Frame 1 (no input): blank canvas, image omitted
Frame 60 (the mouse pressed at the canvas centre just before this capture): blank canvas, image omitted
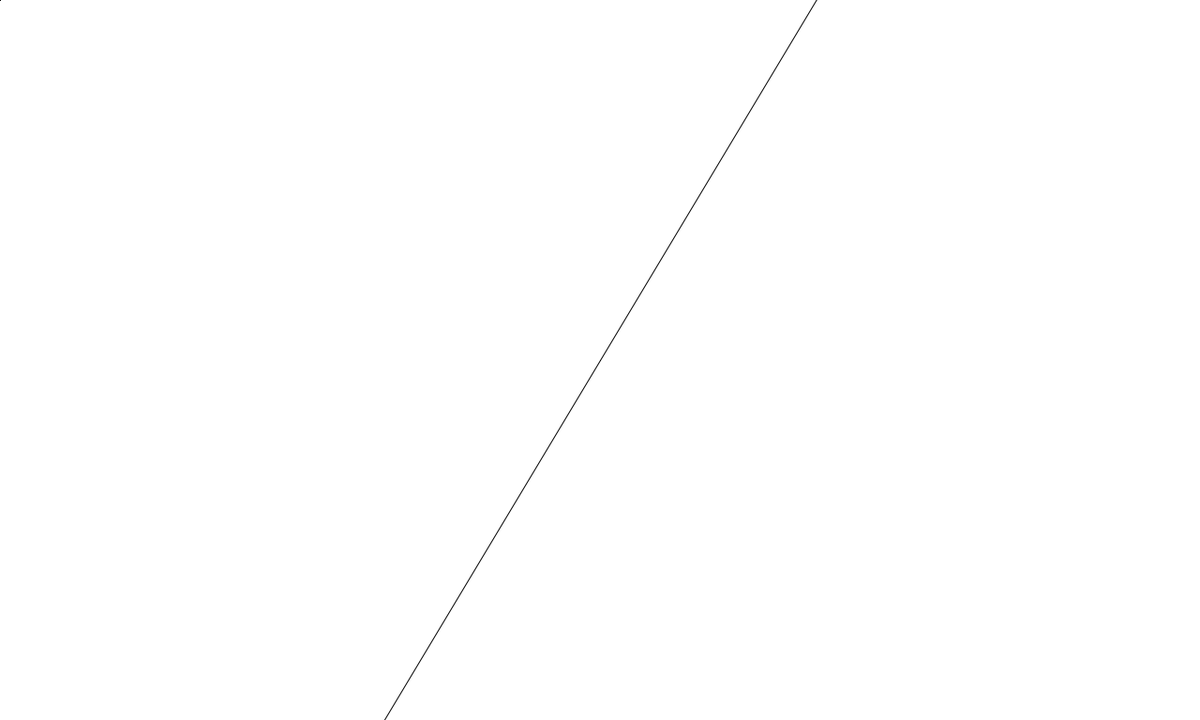
Frame 120 (the mouse held since frame 60 and released just before this capture)

The Processing sketch whose frames 1 and 60 were blank and that drew this single picture after the mouse press (run headless with seeded random() and noise(); from frame 60 on, the mouse is pressed at the canvas centre):

// Processing sketch: Querlinien
// ── Querlinien.pde
int radius;

void setup() {
  colorMode(HSB, 100);
  size(1280, 768);
  background(0, 0, 100);
  radius = 100;
  frameRate(20);
}

void draw() {
  int pX = pmouseX;
  int pY = pmouseY;
  int X = mouseX;
  int Y = mouseY;

  int deltaX = pX - X;
  int deltaY = pY - Y;

  float deltaP = sqrt(sq(deltaX)+sq(deltaY));
  float angle = asin(deltaX/deltaP);
  println(angle);
  float ndeltaX = 0;
  if(deltaX != 0) ndeltaX = sqrt(int(abs((1 - sq(deltaY/deltaX))/2)));
  //if(deltaX != 0) ndeltaX = deltaY/deltaX;
  
  if(ndeltaX != 0.0) println(sqrt(int(sq(ndeltaX)+sq(deltaY/deltaX*ndeltaX))));
  
  line(X+deltaY, Y-deltaX, X-deltaY, Y+deltaX);
}
